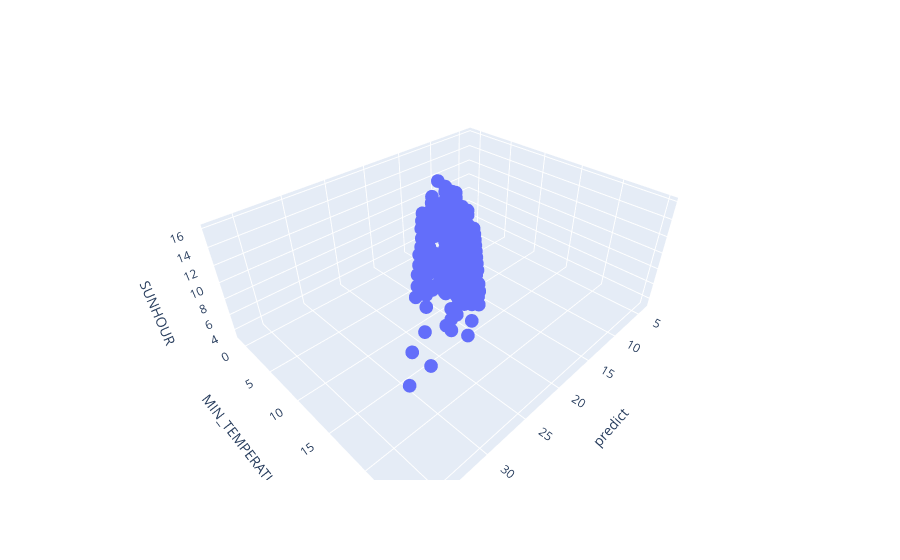

Write notebook code for a chart like this one.
### Markdown cell above
### Let's visualize
With Plotly express, show a 3D scatterplot with :

- X-axis : your new 'predict' column
- Y-axis : MIN temperature
- Z-axis : Sunhours

### Code cell
# Your code here :
px.scatter_3d(data_frame = df_weather,
              x = 'predict',
              y = 'MIN_TEMPERATURE_C',
              z = 'SUNHOUR')

### Figure 1 — Plotly figure (JSON) as saved in the notebook; plotly's stock layout.template omitted (floating-point values rounded to 4 significant figures; data arrays with more than 128 entries replaced by an {"elided": "..."} marker saying what was removed)
{"data": [{"hovertemplate": "predict=%{x}<br>MIN_TEMPERATURE_C=%{y}<br>SUNHOUR=%{z}<extra></extra>", "legendgroup": "", "marker": {"color": "#636efa", "symbol": "circle"}, "mode": "markers", "name": "", "scene": "scene", "showlegend": false, "type": "scatter3d", "x": {"elided": "365 float values"}, "y": {"elided": "365 int values"}, "z": {"elided": "365 float values"}}], "layout": {"legend": {"tracegroupgap": 0}, "margin": {"t": 60}, "scene": {"domain": {"x": [0, 1], "y": [0, 1]}, "xaxis": {"title": {"text": "predict"}}, "yaxis": {"title": {"text": "MIN_TEMPERATURE_C"}}, "zaxis": {"title": {"text": "SUNHOUR"}}}}}
